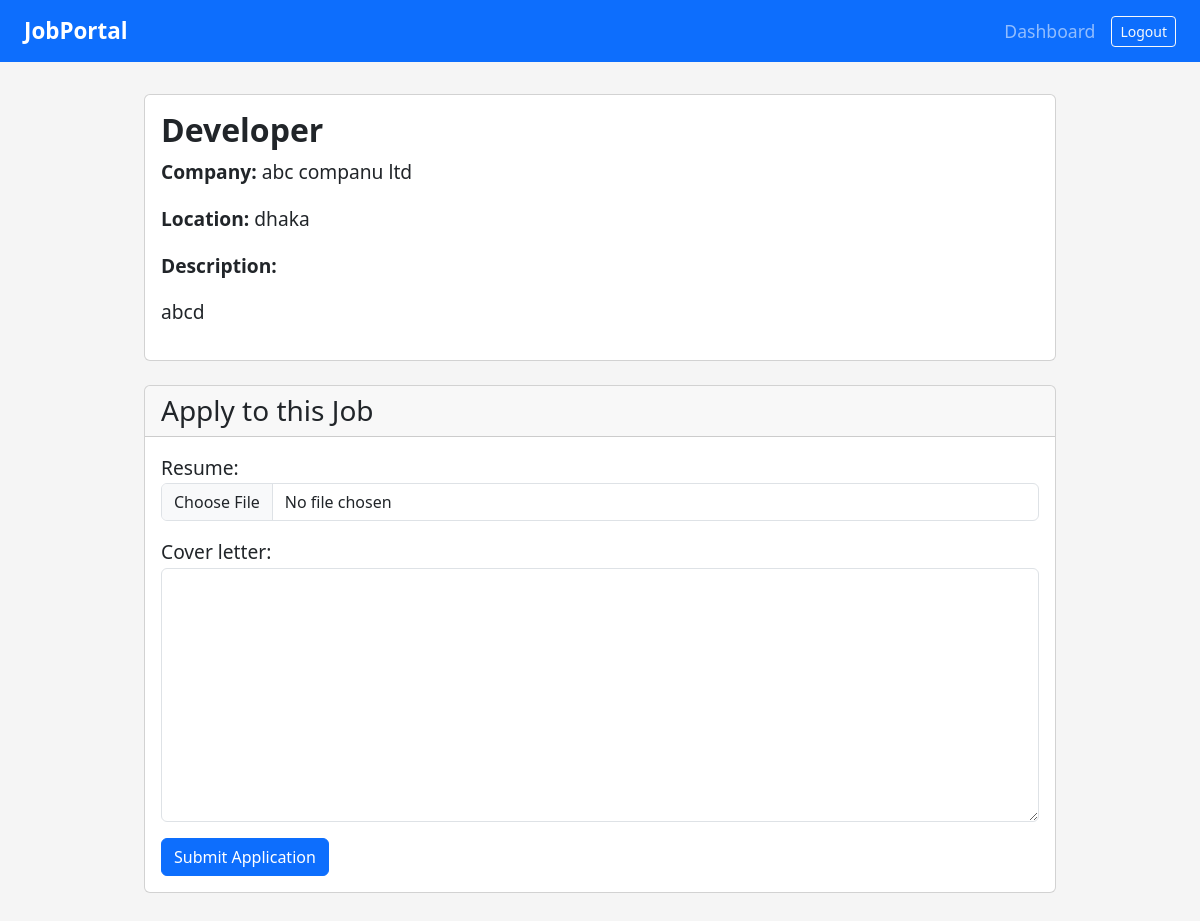
Screenshot of /jobs/job/9/ (signed in) with the database file from the repository.
### jobs/models.py (models this page shows, shortened)
class Job(models.Model):
    title = models.CharField(max_length=100)
    company_name = models.CharField(max_length=100)
    location = models.CharField(max_length=100)
    description = models.TextField()
    posted_by = models.ForeignKey(settings.AUTH_USER_MODEL, on_delete=models.CASCADE)
    created_at = models.DateTimeField(auto_now_add=True)

### jobs/views.py (the view)
# urls.py: path('job/<int:job_id>/', views.job_detail, name='job_detail'),
@login_required
def job_detail(request, job_id):
    if request.user.role != 'applicant':
        return redirect('dashboard')
    job = get_object_or_404(Job, id=job_id)
    if request.method == 'POST':
        form = ApplicationForm(request.POST, request.FILES)
        if form.is_valid():
            application = form.save(commit=False)
            application.job = job
            application.applicant = request.user
            application.save()
            return redirect('my_applications')
    else:
        form = ApplicationForm()
    return render(request, 'jobs/job_detail.html', {'job': job, 'form': form})

### jobs/forms.py
class ApplicationForm(forms.ModelForm):
    class Meta:
        model = Application
        fields = ['resume', 'cover_letter']
    def __init__(self, *args, **kwargs):
        super(ApplicationForm, self).__init__(*args, **kwargs)
        for field in self.fields.values():
            field.widget.attrs.update({'class': 'form-control'})

### templates/jobs/job_detail.html (shortened to what this page needs)
{% extends 'base.html' %}
{% block content %}
<div class="container">
  <div class="card mb-4">
    <div class="card-body">
      <h2 class="card-title">{{ job.title }}</h2>
      <p><strong>Company:</strong> {{ job.company_name }}</p>
      <p><strong>Location:</strong> {{ job.location }}</p>
      <p><strong>Description:</strong></p>
      <p>{{ job.description|linebreaks }}</p>
    </div>
  </div>
  {% if user.is_authenticated and user.role == 'applicant' %}
  <div class="card">
    <div class="card-header">
      <h3 class="mb-0">Apply to this Job</h3>
    </div>
    <div class="card-body">
      <form method="POST" enctype="multipart/form-data" novalidate>
        {{ form.as_p }}
        <button type="submit" class="btn btn-primary">Submit Application</button>
      </form>
    </div>
  </div>
  {% endif %}
</div>
{% endblock %}

### static/css/style.css (style rules this page uses)
body { font-size: 1.1rem; background-color: #f5f5f5; font-family: 'Segoe UI', sans-serif; font-size: 1.2rem; line-height: 1.6; margin: 0; padding: 0; }
h2 { font-weight: 600; margin-bottom: 1.5rem; }
form input, form textarea, form select { font-size: 1rem; padding: 0.5rem; }
button { font-size: 1.1rem; }

### rows the page displays
Job: title "Developer", company_name "abc companu ltd", location "dhaka", description "abcd"
